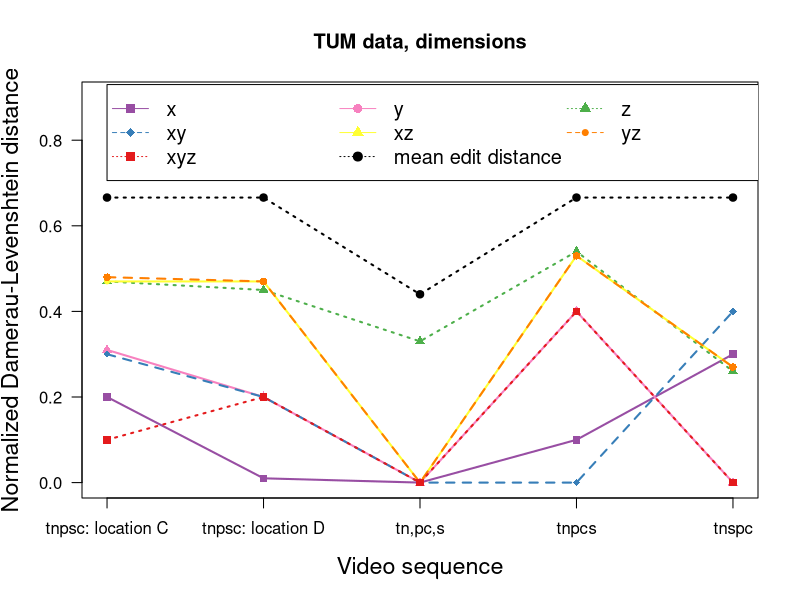

R code for this plot:
library(RColorBrewer)

# Define data (x: videos, y: fit of model, edit distance with Damerau-Levenshtein)
xdata <- c(1,2,3,4,5)
x <- c(0.2,0.01,0,0.1,0.3)
y <- c(0.48,0.47,0,0.53,0.27)
z <- c(0.47,0.45,0.33,0.54,0.26)
xy <- c(0.3,0.2,0,0,0.4)
xz <- c(0.31,0.2,0,0.4,0)
yz <- c(0.47,0.47,0,0.53,0.27)
xyz <- c(0.1,0.2,0,0.4,0)
avg <- c(0.666,0.666,0.44,0.666,0.666)
  
col = brewer.pal(n=8,name='Set1')

# Plot x
plot(xdata, x, type='o', col=col[4], pch=15, lty=1, ylim=c(0,0.9), lwd=2, 
     ylab='Normalized Damerau-Levenshtein distance', main="TUM data, dimensions",
     xlab='Video sequence', las=1, xaxt='n', cex.lab=1.4)
axis(side=1, at=1:5, labels=c('tnpsc: location C','tnpsc: location D','tn,pc,s','tnpcs','tnspc'), cex.axis=1)

# Plot xz
points(xdata, xz, col=col[8], pch=17)
lines(xdata, xz, col=col[8], lty=1, lwd=2)

# Plot z
points(xdata, z, col=col[3], pch=17)
lines(xdata, z, col=col[3], lty=3, lwd=2)

# Plot xy
points(xdata, xy, col=col[2], pch=18)
lines(xdata, xy, col=col[2], lty=2, lwd=2)

# Plot yz
points(xdata, yz, col=col[6], pch=20)
lines(xdata, yz, col=col[6], lty=1, lwd=2)

# Plot y
points(xdata, y, col=col[5], pch=16)
lines(xdata, y, col=col[5], lty=2, lwd=2)

# Plot xyz
points(xdata, xyz, col=col[1], pch=15)
lines(xdata, xyz, col=col[1], lty=3, lwd=2)

# Plot avg/baseline
points(xdata, avg, col='black', pch=19)
lines(xdata, avg, col='black', lty=3, lwd=2)


# Plot legend in 3 columns
legend_order <- matrix(1:9, ncol=3, byrow=TRUE)

legend(1,0.93, c('x','y','z','xy','xz','yz','xyz','mean edit distance')[legend_order], 
       col=c(col[4],col[8],col[3],col[2],col[6],col[5],col[1],'black')[legend_order], 
       pch=c(15,16,17,18,17,20,15,19)[legend_order], lty=c(1,1,3,2,1,2,3,3)[legend_order], ncol=3, cex=1.2)
